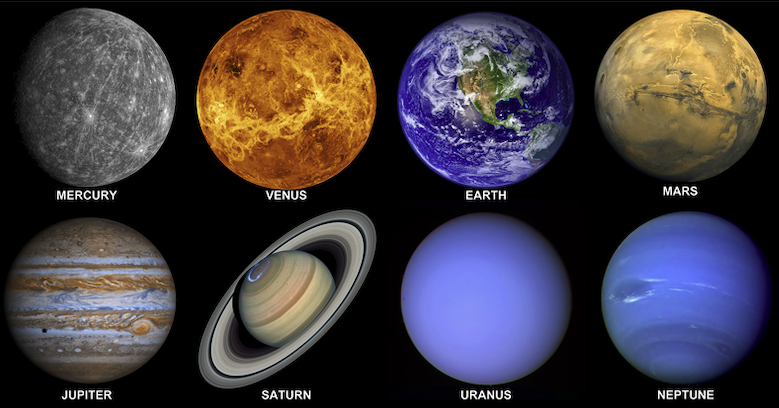
#> input picture solar system.png, 779 x 408 px
$ jupyter execute week6.ipynb
#> lines starting #> are read from the running program, lines starting #| are printed output that depends on the picture
[cell 1]
import cv2
import numpy as np
import matplotlib.pyplot as plt
# Load main image and template
img = cv2.imread('solar system.png', 0)
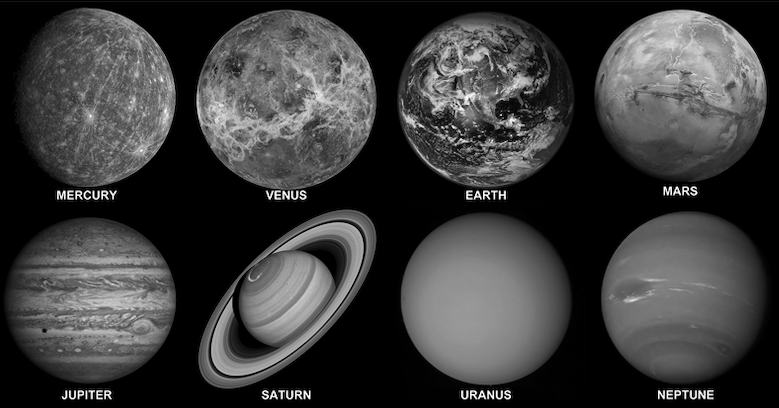
#> img: shape (408, 779); min 0, max 255, mean 59.4
template = cv2.imread('earth.png', 0)
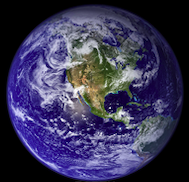
#> input picture earth.png, 189 x 182 px
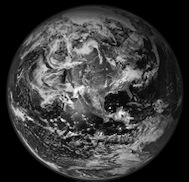
#> template: shape (182, 189); min 0, max 255, mean 58
# Plot the images
plt.figure(figsize=(10,8))
plt.subplot(1,2,1)
plt.imshow(img)
plt.title('Main image')
plt.axis('off')
plt.subplot(1,2,2)
plt.imshow(template)
plt.title('Template')
plt.axis('off')
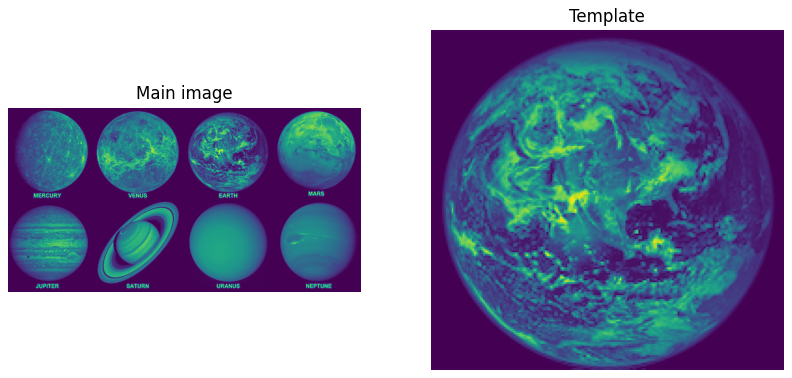
#> figure drawn by matplotlib, 2 panels
